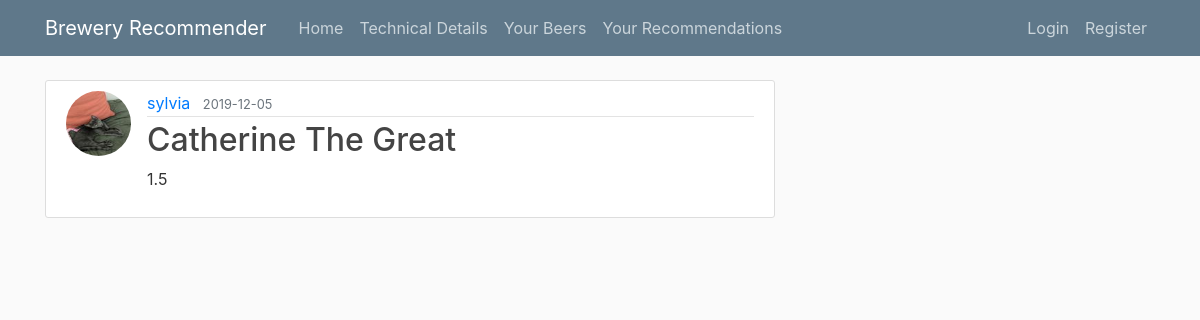
/post/55, run on the app's committed database.
### brewery_recommender/models.py (models this page shows, shortened)
class User(db.Model, UserMixin):
    id = db.Column(db.Integer, primary_key=True)
    username = db.Column(db.String(20), unique=True, nullable=False)
    email = db.Column(db.String(120), unique=True, nullable=False)
    image_file = db.Column(db.String(20), nullable=False, default='default.jpg')
    password = db.Column(db.String(60), nullable=False)
    posts = db.relationship('Post', backref='author', lazy=True)

class Post(db.Model):
    id = db.Column(db.Integer, primary_key=True)
    title = db.Column(db.String(100), nullable=False)
    date_posted = db.Column(db.DateTime, nullable=False, default=datetime.utcnow)
    content = db.Column(db.Integer, nullable=False)
    user_id = db.Column(db.Integer, db.ForeignKey('user.id'), nullable=False)

### brewery_recommender/routes.py (the view)
@app.route("/post/<int:post_id>")
def post(post_id):
    post = Post.query.get_or_404(post_id)
    return render_template('post.html', title=post.title, post=post)

### brewery_recommender/templates/post.html (shortened to what this page needs)
{% extends "layout.html" %}
{% block content %}
  <article class="media content-section">
    <img class="rounded-circle article-img" src="{{ url_for('static', filename='profile_pics/' + post.author.image_file) }}">
    <div class="media-body">
      <div class="article-metadata">
        <a class="mr-2" href="{{ url_for('user_posts', username=post.author.username) }}">{{ post.author.username }}</a>
        <small class="text-muted">{{ post.date_posted.strftime('%Y-%m-%d') }}</small>
      </div>
      <h2 class="article-title">{{ post.title }}</h2>
      <p class="article-content">{{ post.content }}</p>
    </div>
  </article>
{% endblock content %}

### brewery_recommender/static/main.css (style rules this page uses)
body { background: #fafafa; color: #333333; margin-top: 5rem; }
h1, h2, h3, h4, h5, h6 { color: #444444; }
.content-section { background: #ffffff; padding: 10px 20px; border: 1px solid #dddddd; border-radius: 3px; margin-bottom: 20px; }
.article-title { color: #444444; }
.article-content { white-space: pre-line; }
.article-img { height: 65px; width: 65px; margin-right: 16px; }
.article-metadata { padding-bottom: 1px; margin-bottom: 4px; border-bottom: 1px solid #e3e3e3 }

### data on the page
User: image_file (picture), author.username "sylvia"
Post: date_posted "2019-12-05", title "Catherine The Great", content "1.5"
